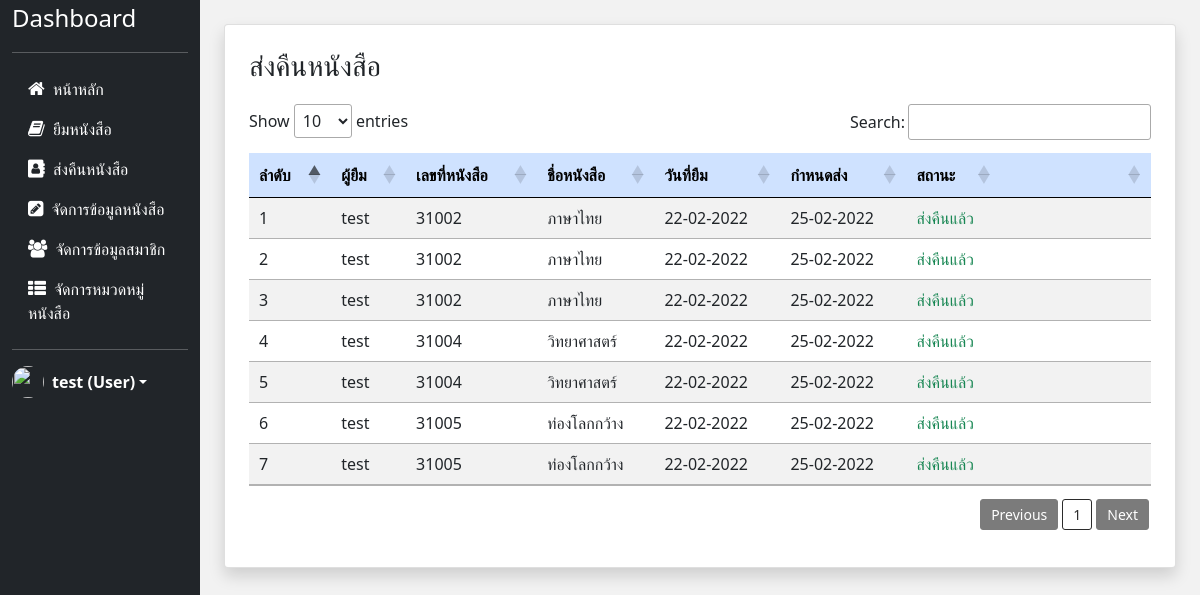
/returns/returnsList.php (signed in), run on the app's committed database.
### tables this page shows
CREATE TABLE `booking` (
  `id` int(11) NOT NULL,
  `book_id` varchar(20) NOT NULL,
  `c_id` int(11) NOT NULL,
  `start_date` timestamp NOT NULL DEFAULT current_timestamp(),
  `end_date` timestamp NOT NULL DEFAULT current_timestamp(),
  `price` int(11) NOT NULL,
  `m_id` int(11) NOT NULL,
  `status` int(10) NOT NULL
);

CREATE TABLE `member` (
  `m_id` int(11) NOT NULL,
  `m_card_id` varchar(13) NOT NULL,
  `m_name` varchar(60) NOT NULL,
  `username` varchar(30) NOT NULL,
  `password` varchar(30) NOT NULL,
  `address` mediumtext NOT NULL,
  `phone` varchar(10) NOT NULL,
  `status` int(11) NOT NULL DEFAULT 0
);

CREATE TABLE `book` (
  `b_id` int(11) NOT NULL,
  `b_name` varchar(50) NOT NULL,
  `c_id` int(11) NOT NULL,
  `status` varchar(11) NOT NULL DEFAULT 'ปกติ/ว่าง',
  `price` int(11) NOT NULL,
  `book_id` varchar(20) NOT NULL
);

### returns/returnsList.php (the view, shortened to what this page needs)
<?php
include("../config/connect.php");
?>
<!doctype html>
<html lang="en">
<head>
    <?php
    include("../layout/header.php");
    ?>
</head>
<body>
    <div class="container-fluid" style="background-color: #f2f2f2;">
        <div class="row">
            <?php
            include("../layout/sidebar.php");
            $result = mysqli_query($conn, "
            SELECT booking.id,member.m_name, book.book_id, book.b_name, booking.start_date, booking.end_date, book.price, booking.status
            FROM booking LEFT JOIN member ON booking.m_id = member.m_id
                         LEFT JOIN book ON booking.book_id = book.book_id;
            ");
            ?>
            <div class="col-md-10 px-4 my-4">
                <div class="card shadow p-2">
                    <div class="card-body">
                        <h3 class="float-start me-2">ส่งคืนหนังสือ</h3>
                        <table class="table table-striped text-nowrap" id="myTable">
                            <thead class="table-primary">
                                <tr>
                                    <th scope="col">ลำดับ</th>
                                    <th scope="col">ผู้ยืม</th>
                                    <th scope="col">เลขที่หนังสือ</th>
                                    <th scope="col">ชื่อหนังสือ</th>
                                    <th scope="col">วันที่ยืม</th>
                                    <th scope="col">กำหนดส่ง</th>
                                    <th scope="col">สถานะ</th>
                                    <th scope="col"></th>
                                </tr>
                            </thead>
                            <tbody>
                                <?php
                                if (mysqli_num_rows($result) > 0) {
                                    $i = 1;
                                    while ($row = mysqli_fetch_array($result)) {
                                ?>
                                        <tr>
                                            <td><?php echo $i++ ?></td>
                                            <td><?php echo $row["m_name"] ?></td>
                                            <td><?php echo $row["book_id"] ?></td>
                                            <td><?php echo $row["b_name"] ?></td>
                                            <td><?php echo date_format(date_create($row["start_date"]), "d-m-Y") ?></td>
                                            <td><?php echo date_format(date_create($row["end_date"]), "d-m-Y") ?></td>
                                            <td>
                                                <?php
                                                if ($row["status"] == 0) {
                                                    echo '<p class="mb-0 text-danger">ยังไม่ส่งคืน</p>';
                                                } else {
                                                    echo '<p class="mb-0 text-success">ส่งคืนแล้ว</p>';
                                                }
                                                ?>
                                            </td>
                                            <td class="col-2 text-end">
                                            </td>
                                        </tr>
                                <?php
                                    }
                                }
                                ?>
                            </tbody>
                        </table>
                    </div>
                </div>
            </div>
        </div>
    </div>
</body>
</html>

### data on the page
booking: m.m_name "test", book.book_id "31002", book.b_name "ภาษาไทย", start_date "22-02-2022", end_date "25-02-2022", status "ส่งคืนแล้ว"
booking: m.m_name "test", book.book_id "31002", book.b_name "ภาษาไทย", start_date "22-02-2022", end_date "25-02-2022", status "ส่งคืนแล้ว"
booking: m.m_name "test", book.book_id "31002", book.b_name "ภาษาไทย", start_date "22-02-2022", end_date "25-02-2022", status "ส่งคืนแล้ว"
booking: m.m_name "test", book.book_id "31004", book.b_name "วิทยาศาสตร์", start_date "22-02-2022", end_date "25-02-2022", status "ส่งคืนแล้ว"
booking: m.m_name "test", book.book_id "31004", book.b_name "วิทยาศาสตร์", start_date "22-02-2022", end_date "25-02-2022", status "ส่งคืนแล้ว"
booking: m.m_name "test", book.book_id "31005", book.b_name "ท่องโลกกว้าง", start_date "22-02-2022", end_date "25-02-2022", status "ส่งคืนแล้ว"
booking: m.m_name "test", book.book_id "31005", book.b_name "ท่องโลกกว้าง", start_date "22-02-2022", end_date "25-02-2022", status "ส่งคืนแล้ว"

### other printed values
$_SESSION["name"] "test"
$_SESSION["status"] "User"
